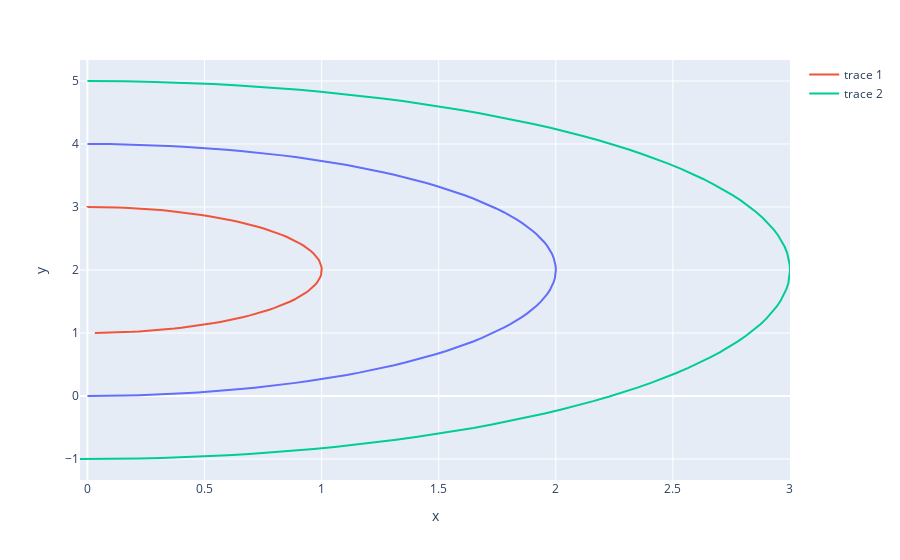

The code cell stored with this chart in its notebook:
### Code cell
print('\t test on the sphere energy \n')

N_parts = 100
R = 2
L = 1
B = 1
sigma = 1
moduls = {'B': B, 'sigma': sigma, 'Kt': 0, 'Ka': 0} 

theta_sph = torch.linspace(start=np.pi , end=0, steps=N_parts).to(device)
theta_sph = torch.unsqueeze(theta_sph, dim=0)
dir_sph = np.pi - theta_sph
h_u = torch.linspace(start=1 , end=1, steps=N_parts).to(device)
h_u = torch.unsqueeze(h_u, dim=0)
matrix = torch.cat((theta_sph, dir_sph, h_u, dir_sph, h_u), 0)  
model = ShapeOptimizer(r_start = 0, L = 2*R, z_start = 0, moduls = moduls,\
    augment = False, rho = 1, lam = 1, in_param={'Js_u':0, 'Js_l':0})

shape = model.shape(matrix, prin_dat={'lower','upper'})
en = model.energy(matrix, calc={'upper'}).item()


print('Numerical = ', en)
print('Analytical = ', (4*np.pi*R**2)*(B/2*((2/R)**2) + sigma))

fig = px.line(x=shape['intermonolayer'][0], y=shape['intermonolayer'][1])
# Add Scatter plot
fig.add_scatter(x=shape['lower'][0], y=shape['lower'][1])
# Add Scatter plot
fig.add_scatter(x=shape['upper'][0], y=shape['upper'][1])
# Display the plot
fig.show()

'''
plt.plot(shape['intermonolayer'][0], shape['intermonolayer'][1])
plt.plot(shape['lower'][0], shape['lower'][1])
plt.plot(shape['upper'][0], shape['upper'][1])
'''
